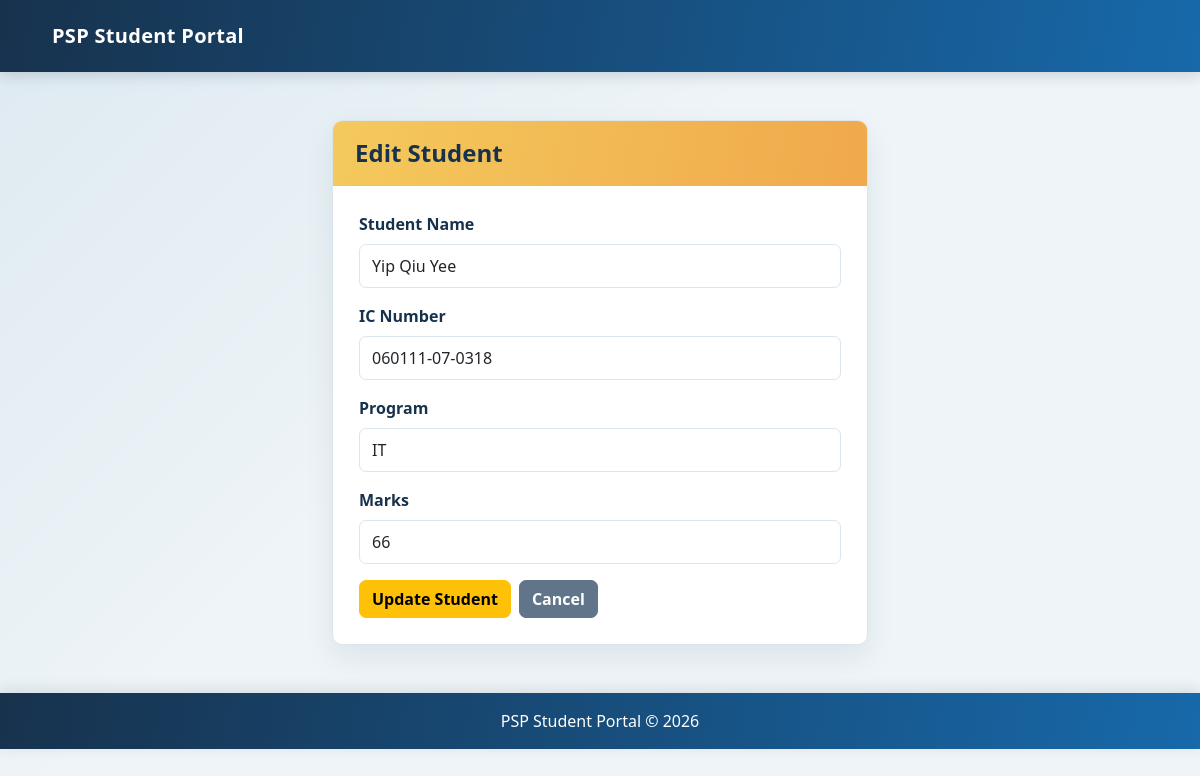
/controllers/StudentController.php?action=edit&id=15 (signed in), run on the app's committed database.
### tables this page shows
CREATE TABLE `students` (
  `id` int(11) NOT NULL,
  `name` varchar(100) NOT NULL,
  `ic` varchar(20) NOT NULL,
  `marks` int(11) NOT NULL,
  `program` varchar(100) NOT NULL DEFAULT ''
);

### models/Student.php (called while the page is built, shortened)
<?php
require_once __DIR__ . '/../config/database.php';
class Student
{
    private $conn;
    public function __construct()
    {
        global $conn;
        $this->conn = $conn;
    }
    public function getStudentById($id)
    {
        $sql = "SELECT * FROM students WHERE id = :id";
        $stmt = $this->conn->prepare($sql);
        $stmt->bindParam(':id', $id, PDO::PARAM_INT);
        $stmt->execute();
        return $stmt->fetch(PDO::FETCH_ASSOC);
    }
}
?>

### views/students/edit.php (the view, shortened to what this page needs)
<?php
require_once __DIR__ . '/../includes/header.php';
?>
<div class="container mt-5">
    <div class="row justify-content-center">
        <div class="col-md-6">
            <div class="card shadow">
                <div class="card-header bg-warning">
                    <h4 class="mb-0">Edit Student</h4>
                </div>
                <div class="card-body">
                    <form method="POST"
                          action="../controllers/StudentController.php?action=edit&id=<?= (int) $student['id'] ?>"
                          onsubmit="return validateEditForm();"
                          novalidate>
                        <div class="mb-3">
                            <label for="name" class="form-label">Student Name</label>
                            <input type="text"
                                   class="form-control"
                                   id="name"
                                   name="name"
                                   maxlength="100"
                                   value="<?= htmlspecialchars($student['name']) ?>"
                                   required>
                        </div>
                        <div class="mb-3">
                            <label for="ic" class="form-label">IC Number</label>
                            <input type="text"
                                   class="form-control"
                                   id="ic"
                                   name="ic"
                                   maxlength="14"
                                   pattern="[0-9]{6}-[0-9]{2}-[0-9]{4}"
                                   value="<?= htmlspecialchars($student['ic']) ?>"
                                   placeholder="e.g. 010101-07-0902"
                                   required>
                        </div>
                        <div class="mb-3">
                            <label for="program" class="form-label">Program</label>
                            <input type="text"
                                   class="form-control"
                                   id="program"
                                   name="program"
                                   maxlength="100"
                                   value="<?= htmlspecialchars($student['program'] ?? '') ?>"
                                   placeholder="Enter program"
                                   required>
                        </div>
                        <div class="mb-3">
                            <label for="marks" class="form-label">Marks</label>
                            <input type="number"
                                   class="form-control"
                                   id="marks"
                                   name="marks"
                                   value="<?= htmlspecialchars($student['marks']) ?>"
                                   min="0"
                                   max="100"
                                   step="1"
                                   required>
                        </div>
                        <div class="d-flex gap-2">
                            <button type="submit" class="btn btn-warning">Update Student</button>
                            <a href="../controllers/StudentController.php?action=index" class="btn btn-secondary">Cancel</a>
                        </div>
                    </form>
                </div>
            </div>
        </div>
    </div>
</div>
<?php
require_once __DIR__ . '/../includes/footer.php';
?>

### public/style.css (style rules this page uses)
:root { --portal-ink: #17324d; --portal-muted: #68798c; --portal-blue: #1769aa; --portal-teal: #168f91; --portal-surface: #ffffff; --portal-line: #dbe5ed; --portal-background: #eef4f7; }
body { min-height: 100vh; color: var(--portal-ink); background: linear-gradient(135deg, rgba(23, 105, 170, 0.08), transparent 42%), var(--portal-background); font-family: "Segoe UI", sans-serif; }
.container { max-width: 1120px; }
.card { overflow: hidden; border: 1px solid var(--portal-line); border-radius: 10px; background: var(--portal-surface); box-shadow: 0 12px 30px rgba(23, 50, 77, 0.08) !important; }
.card-header { padding: 18px 22px; border: 0; background: linear-gradient(100deg, var(--portal-blue), var(--portal-teal)) !important; }
.card-header.bg-warning { color: #17324d; background: linear-gradient(100deg, #f4c95d, #f0a94b) !important; }
.card-body { padding: 26px; }
h2, h4 { font-weight: 700; }
.form-label { color: var(--portal-ink); font-weight: 600; }
.form-control { min-height: 44px; border: 1px solid var(--portal-line); border-radius: 7px; }
.btn { border-radius: 7px; font-weight: 600; }
.btn-secondary { border-color: #60758a; background: #60758a; }

### data on the page
students: name "Yip Qiu Yee", ic "060111-07-0318", program "IT", marks "66"
